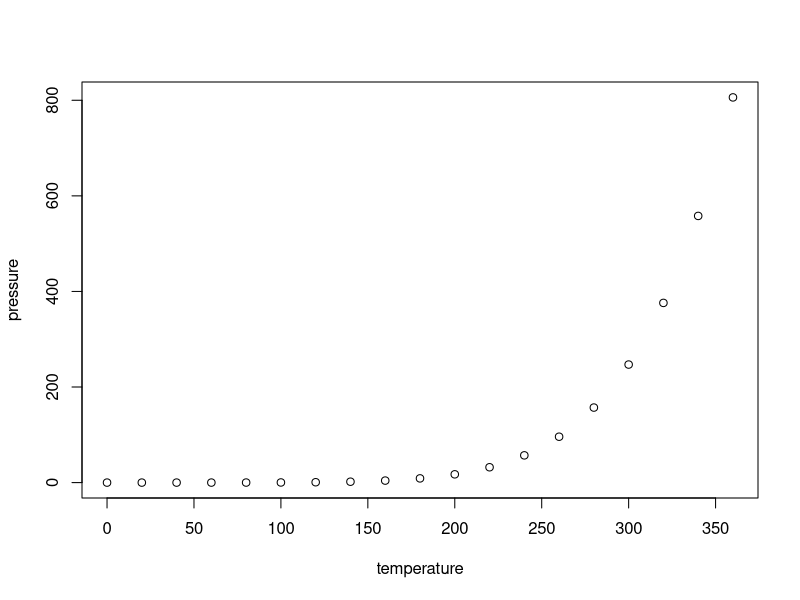
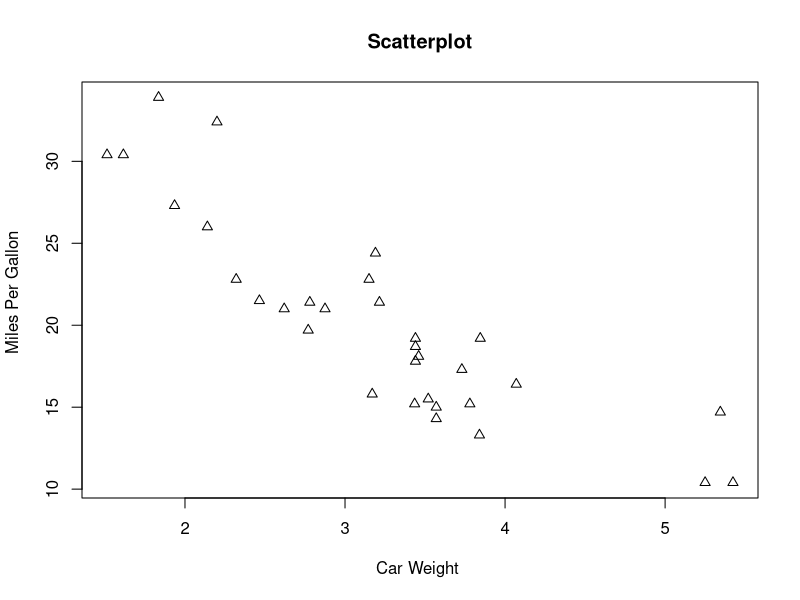
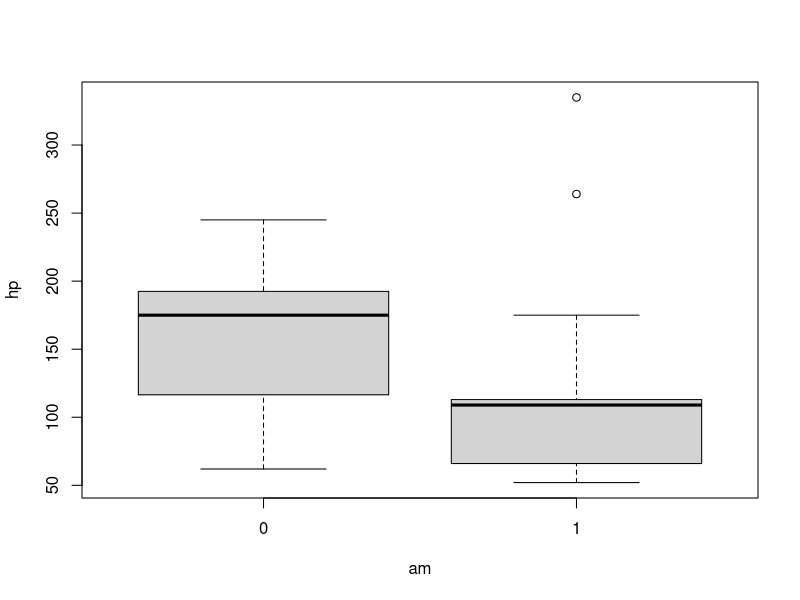
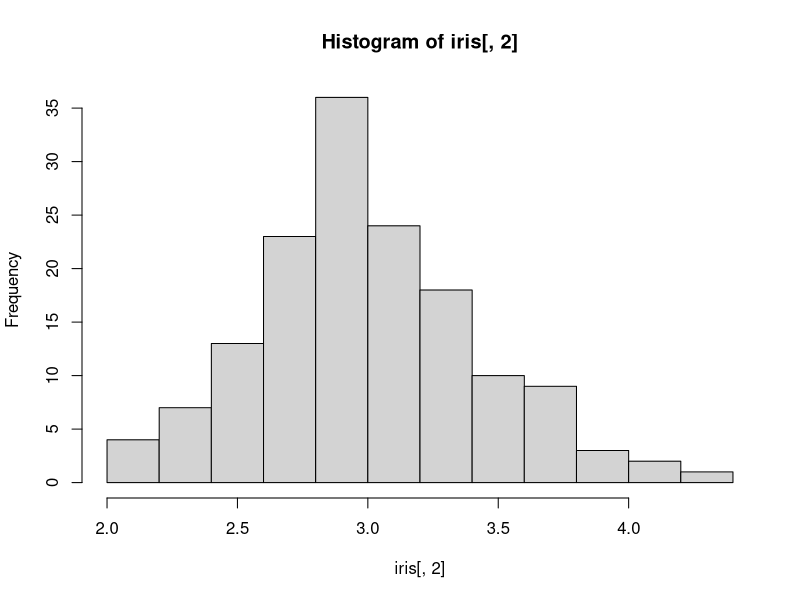

Reproduce these figures in R, in order.
## ---- chunk 1
knitr::opts_chunk$set(echo = TRUE)
## ---- chunk 2
 getwd()
## ---- chunk 3
 objects()
## ---- chunk 4
 ls()
## ---- chunk 5
l1 <- function(a, b, n=50) {
    x <- rep(seq(a, b), n)
    return(x)
}
## ---- chunk 6
    a <- l1(1, 5, 20)
    b <-l1(1, 10)
    print(a)
    print(b)
## ---- chunk 7
 str(iris)
## ---- chunk 8
 nrow(mtcars)
## ---- chunk 9
 head(iris)
## ---- chunk 10
summary(cars)
## ---- chunk 11
str(cars)
## ---- chunk 12
plot(pressure)
## ---- chunk 13
attach(mtcars)
plot(wt, mpg, main="Scatterplot",
   xlab="Car Weight ", ylab="Miles Per Gallon ", pch=24)
## ---- chunk 14
    boxplot(hp ~ am, data = mtcars)
## ---- chunk 15
    hist(iris[,2])
